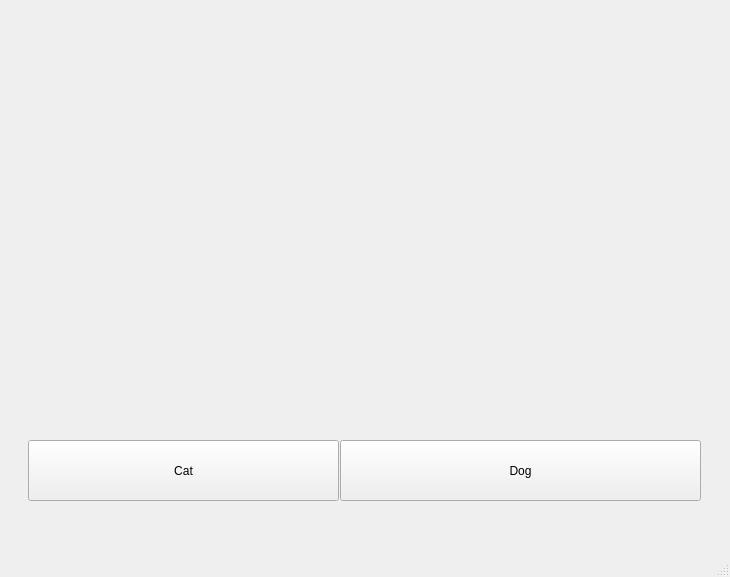
<?xml version="1.0" encoding="UTF-8"?>
<ui version="4.0">
 <class>MainWindow</class>
 <widget class="QMainWindow" name="MainWindow">
  <property name="geometry">
   <rect>
    <x>0</x>
    <y>0</y>
    <width>730</width>
    <height>577</height>
   </rect>
  </property>
  <property name="windowTitle">
   <string>MainWindow</string>
  </property>
  <widget class="QWidget" name="centralwidget">
   <widget class="QLabel" name="photo">
    <property name="geometry">
     <rect>
      <x>10</x>
      <y>10</y>
      <width>711</width>
      <height>391</height>
     </rect>
    </property>
    <property name="text">
     <string/>
    </property>
    <property name="pixmap">
     <pixmap>Images/Screenshot 2025-03-13 034016.png</pixmap>
    </property>
    <property name="scaledContents">
     <bool>true</bool>
    </property>
   </widget>
   <widget class="QPushButton" name="Cat">
    <property name="geometry">
     <rect>
      <x>28</x>
      <y>440</y>
      <width>311</width>
      <height>61</height>
     </rect>
    </property>
    <property name="text">
     <string>Cat</string>
    </property>
   </widget>
   <widget class="QPushButton" name="Dog">
    <property name="geometry">
     <rect>
      <x>340</x>
      <y>440</y>
      <width>361</width>
      <height>61</height>
     </rect>
    </property>
    <property name="text">
     <string>Dog</string>
    </property>
   </widget>
  </widget>
  <widget class="QMenuBar" name="menubar">
   <property name="geometry">
    <rect>
     <x>0</x>
     <y>0</y>
     <width>730</width>
     <height>33</height>
    </rect>
   </property>
  </widget>
  <widget class="QStatusBar" name="statusbar"/>
 </widget>
 <resources/>
 <connections/>
</ui>
